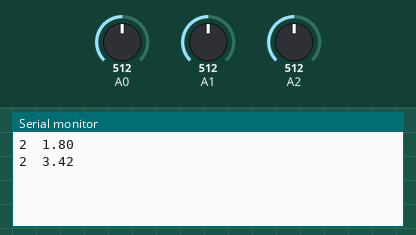
Bench run of a sketch on a simulated Arduino Uno, built with avr-gcc and run on an emulated ATmega328P. On the bench: the last lines printed to the serial monitor. The test bench sets the inputs (shaded band); at power-on: A0 = 512, A1 = 512, A2 = 512.

Above: at 1.2 s.
1.3 s: A0 set to 421
At 2.6 s:
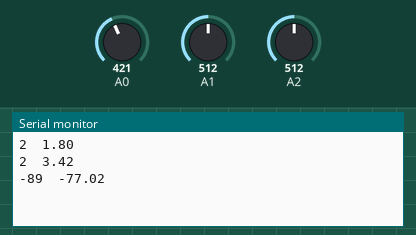
2.8 s: A0 set to 441
At 3.8 s:
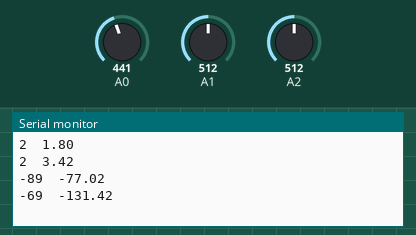
Timing chart, 0 to 5.8 s (numbered marks = the images above; inputs shaded):
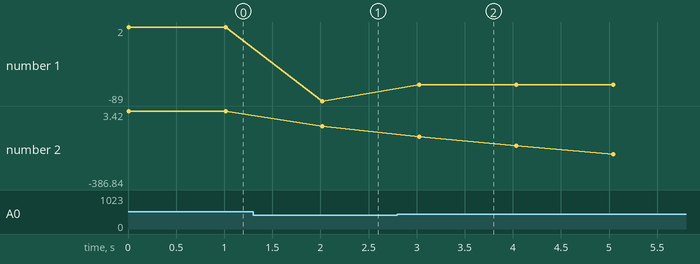

Measured:
- after the input at 1.3 s, the serial monitor: prints a new line after 0.72 s (image 1)
- after the input at 2.8 s, the serial monitor: prints a new line after 0.23 s (image 2)
- plotted number 1: 2 → -89 after the input at 1.3 s, -89 → -69 after the input at 2.8 s
- plotted number 2: 3.42 → -77.02 after the input at 1.3 s, -77.02 → -386.84 after the input at 2.8 s

The sketch:

accel_test.ino
```cpp
const int xInput = A0;
const int yInput = A1;
const int zInput = A2;
const int buttonPin = 2;

// Raw Ranges:
// initialize to mid-range and allow calibration to
// find the minimum and maximum for each axis
int xRawMin = 512;
int xRawMax = 512;

int yRawMin = 512;
int yRawMax = 512;

int zRawMin = 431;
int zRawMax = 640;

// Take multiple samples to reduce noise
const int sampleSize = 10;

// Raw Ranges: X: 404-609, Y: 405-613, Z: 431-640

// TEST CODE
// Don't use in production :)

#define BUF_SIZE 10
#define DIST_THRESHOLD 5

int buffer[BUF_SIZE];
int vbuf[BUF_SIZE];
int pbuf[BUF_SIZE];
int index = 0;

void buffer_init(int *buf) {
  for (int i = 0; i < BUF_SIZE; ++i) {
     buf[i] = 0;
  }
}

void buffer_insert(int value) {
  index = (index + 1) % BUF_SIZE;
  buffer[index] = value;
}

int buffer_avg(int *buf) {
  int sum = 0;
   for (int i = 0; i < BUF_SIZE; ++i) {
      sum += buf[i];
   }
  return sum / BUF_SIZE;
}

// stupid don't use
void buffer_integrate(int *sbuf, int *dbuf) {
  int ilast = 0;
  int i = index;
  for (int count = 0; count < BUF_SIZE; ++count) {
    dbuf[i] = ilast + sbuf[i];
    ilast = dbuf[i];
    i = (i + 1) % BUF_SIZE;
  }
}

// on the fly calibration?
int buffer_range(int *buf) {
  int buf_min = buf[0];
  int buf_max = buf[0];
  for (int i = 1; i < BUF_SIZE; ++i) {
    if (buf[i] < buf_min) {
       buf_min = buf[i];
    }
    if (buf[i] > buf_max) {
       buf_max = buf[i];
    }
  }
  return buf_max - buf_min;
}

void setup()
{
  analogReference(EXTERNAL);
  Serial.begin(9600);

  buffer_init(buffer);
  buffer_init(vbuf);
  buffer_init(pbuf);
}

int offset = 510;
double a_total = 0;

void loop()
{
  int xRaw = ReadAxis(xInput);
  int yRaw = ReadAxis(yInput);
  int zRaw = ReadAxis(zInput);

  int norm = xRaw - offset;

  buffer_insert(norm);

  if (buffer_range(buffer) == 0) {
      offset += buffer[0];
  }

  a_total += norm;
  a_total *= 0.9;

  Serial.print(norm);
  Serial.print("  ");
  Serial.println(a_total);
  /*
  if (digitalRead(buttonPin) == LOW)
  {
    AutoCalibrate(xRaw, yRaw, zRaw);
  }
  else
  {
    Serial.print("Raw Ranges: X: ");
    Serial.print(xRawMin);
    Serial.print("-");
    Serial.print(xRawMax);

    Serial.print(", Y: ");
    Serial.print(yRawMin);
    Serial.print("-");
    Serial.print(yRawMax);

    Serial.print(", Z: ");
    Serial.print(zRawMin);
    Serial.print("-");
    Serial.print(zRawMax);
    Serial.println();
    Serial.print(xRaw);
    Serial.print(", ");
    Serial.print(yRaw);
    Serial.print(", ");
    Serial.print(zRaw);

    // Convert raw values to 'milli-Gs"
    long xScaled = map(xRaw, xRawMin, xRawMax, -1000, 1000);
    long yScaled = map(yRaw, yRawMin, yRawMax, -1000, 1000);
    long zScaled = map(zRaw, zRawMin, zRawMax, -1000, 1000);

    // re-scale to fractional Gs
    float xAccel = xScaled / 1000.0;
    float yAccel = yScaled / 1000.0;
    float zAccel = zScaled / 1000.0;

    Serial.print(" :: ");
    Serial.print(xAccel);
    Serial.print("G, ");
    Serial.print(yAccel);
    Serial.print("G, ");
    Serial.print(zAccel);
    Serial.println("G");

  delay(500);
  }
  */
  delay(1000);

}

//
// Read "sampleSize" samples and report the average
//
int ReadAxis(int axisPin)
{
  long reading = 0;
  analogRead(axisPin);
  delay(1);
  for (int i = 0; i < sampleSize; i++)
  {
    reading += analogRead(axisPin);
  }
  return reading/sampleSize;
}

//
// Find the extreme raw readings from each axis
//
void AutoCalibrate(int xRaw, int yRaw, int zRaw)
{
  Serial.println("Calibrate");
  if (xRaw < xRawMin)
  {
    xRawMin = xRaw;
  }
  if (xRaw > xRawMax)
  {
    xRawMax = xRaw;
  }

  if (yRaw < yRawMin)
  {
    yRawMin = yRaw;
  }
  if (yRaw > yRawMax)
  {
    yRawMax = yRaw;
  }

  if (zRaw < zRawMin)
  {
    zRawMin = zRaw;
  }
  if (zRaw > zRawMax)
  {
    zRawMax = zRaw;
  }
}
```
